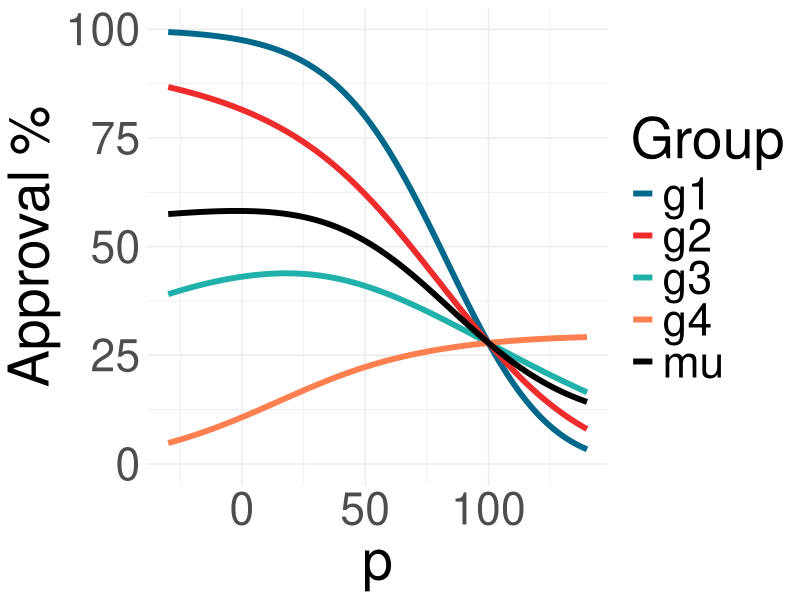

Write R code to recreate this figure.
#######################
#Define known values:
#######################
library(tidyverse)
library(patchwork)
library(jsonlite)

def.limit = 0.1
#FICO score distributions

# base_rates
race_rates = c('g1'=0.25, 'g2'=0.25, 'g3'=0.25, 'g4'=0.25) #equal base rates

# # means
# race_means = c('g1'=630, 'g2'=610, 'g3'=570, 'g4'=590) #low diff
# mu_type = 'LOW: g1:630, g2:610, g3:570, g4:590 (SD:120)'
# race_means = c('g1'=700, 'g2'=650, 'g3'=500, 'g4'=550) #med diff
# mu_type = 'MED: g1:750, g2:650, g3:500, g4:550 (SD:120)'
# race_means = c('g1'=760, 'g2'=680, 'g3'=440, 'g4'=520) #high diff
# mu_type = 'HIGH: g1:760, g2:680, g3:440, g4:520 (SD = 120)'
# race_sds = c('g1'=120, 'g2'=120, 'g3'=120, 'g4'=120)

race_means = c('g1'=660, 'g2'=620, 'g3'=580, 'g4'=540) #low diff
mu_type = 'LOW: g1:660, g2:620, g3:580, g4:540 (SD:200)'
race_means = c('g1'=800, 'g2'=633, 'g3'=567, 'g4'=400) #med diff
mu_type = 'MED: g1:800, g2:633, g3:567, g4:400 (SD:200)'
race_means = c('g1'=920, 'g2'=707, 'g3'=493, 'g4'=280) #high diff
mu_type = 'HIGH: g1:920, g2:707, g3:493, g4:280 (SD = 200)'
race_sds = c('g1'=200, 'g2'=200, 'g3'=200, 'g4'=200)
# pdf of fico score given the fico truncation.
dtnorm = function(x, m, s){
  dnorm(x, m, s) / (pnorm(850, m, s) - pnorm(300, m, s))
}

# default-rate for fico
def_rate_fico = function(x){(1-1/(1+exp(-.016*(x-550))))}

# default rate for threshold, mu, sd
default_rate = function(threshold, m, s){
  integrate(function(x){
    dtnorm(x,m,s)*def_rate_fico(x)
  },
  threshold,850)$val
}

# total default rate with baserates
default_rate_total = function(thresholds){
  dr = purrr::pmap_dbl(data.frame(threshold = thresholds, m = race_means, s = race_sds), 
                       default_rate)
  sum(dr*race_rates)/sum(race_rates) # in case we dont have it sum to 1
}

# find constant thresholds
find.constant.thresholds = function(def.limit){
  t = uniroot(function(t){ 
    default_rate_total(rep(t, 4))-def.limit
  }, 
  lower=300, 
  upper=850)$root
  rep(t, 4)
}

# find constant conditional probability
find.equal.thresholds = function(def.limit){
  p = uniroot(function(p){
    default_rate_total(qnorm(1-p, race_means, race_sds))-def.limit}, 
    lower=0.001, 
    upper=0.999)$root
  qnorm(1-p, race_means, race_sds)
}

# find threshold for interpolated p
thresholds_p1 = find.equal.thresholds(def.limit)
deltas = thresholds_p1 - mean(thresholds_p1)

find.interp.thresholds = function(p, def.limit){
  mu = uniroot(function(mu){ 
    thresholds = deltas*p + mu
    default_rate_total(thresholds)-def.limit
  }, lower=300, 
  upper=850)$root
  mu+deltas*p
}


#Find approval percent
slider_start = -30
slider_end = slider_start+170
p_list = seq(slider_start, slider_end, by = 1)
out = matrix(ncol = length(find.interp.thresholds(0.5, def.limit)),
             nrow = length(p_list))
for (p in p_list){ 
  for(i in 1:length(race_means))
    out[(p-(slider_start-1)),i] = (1-pnorm(find.interp.thresholds(p/100, def.limit)[i], race_means[i], race_sds[i]))*100
  #out[p+1,i] = (1-pnorm(find.interp.thresholds(p/100, def.limit)[i], race_means[i], race_sds[i]))
}

df = data.frame(out)
df$mu = rowMeans(df[,1:4])
colnames(df) = c('g1','g2','g3','g4', 'mu')
df$tradeoff = mu_type
df$p = p_list
out.json = toJSON(df, pretty = T)

write(out.json, "./FICOTest.json")
df = df %>% gather(key = 'Group', value = 'FICO', 1:5)

df %>% filter(p %in% c(62), Group == "mu") %>% select(FICO)
theme_set(theme_minimal())
ggplot(data = df, aes(x=p, y = FICO))+
  geom_line(aes(color = Group),size = 2)+
  scale_color_manual(values=c("deepskyblue4", "firebrick2","lightseagreen","coral",'black'))+
  #ggtitle(paste("Def rate = ", def.limit, "\n", mu_type ))+
  theme(text = element_text(size=40))+
  ylab('Approval %')+
  ylim(0,100)

# (t1|t2|t3)/
#   (p1|p2|p3)
